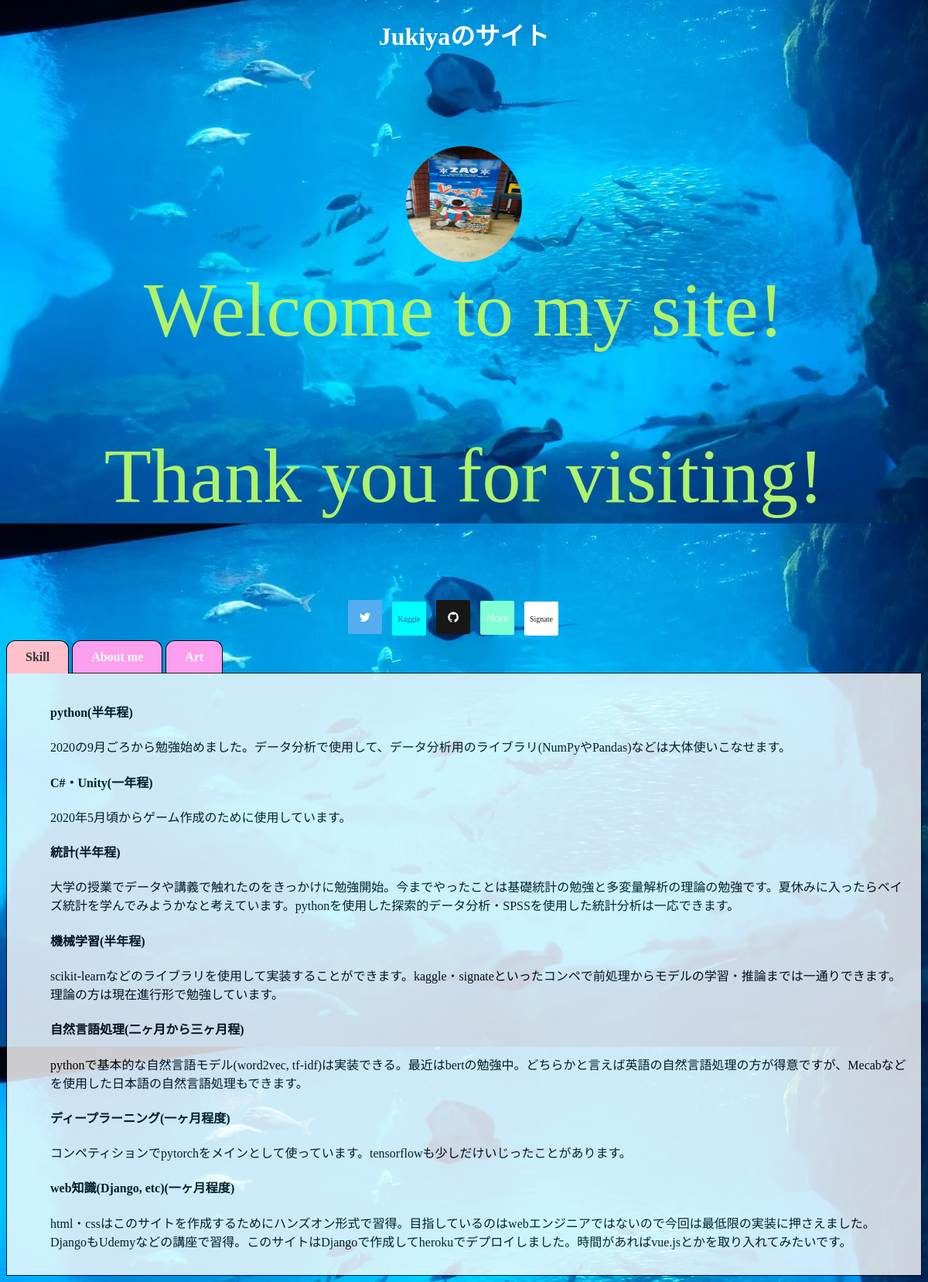
The page / on the database its author committed.
### tmpapp/models.py (models this page shows, shortened)
class ImageModel(models.Model):
    background_image = models.ImageField(upload_to="img/upload")
    description = models.TextField(
        max_length=200, default="This is my favorite photo")
    profile_image = models.ImageField(upload_to="img/upload", blank=True)
    twitter = models.CharField(max_length=100, blank=True)
    github = models.CharField(max_length=100, blank=True)
    kaggle = models.CharField(max_length=100, blank=True)
    signate = models.CharField(max_length=100, blank=True)
    note = models.CharField(max_length=100, blank=True)

class SkillModel(models.Model):
    language = models.CharField(max_length=20, blank=True)
    period = models.CharField(
        max_length=20, blank=True, choices=period_choice)
    description = models.TextField(max_length=1000, blank=True)

### tmpapp/views.py (the view)
# urls.py: path("", views.IndexView.as_view(), name="index"),
class IndexView(View):
    def get(self, request, *args, **kwargs):
        tmp_data = ImageModel.objects.all()
        skill_data = SkillModel.objects.all()
        about_data = MyScenarioModel.objects.all()
        art_data = ArtModel.objects.all()
        return render(request, "tmpapp/template.html",
                      {"tmp_data": tmp_data, "skill_data": skill_data,
                       "about_data": about_data, "art_data": art_data})

### tmpapp/templates/tmpapp/template.html (shortened to what this page needs)
<!DOCTYPE html>
{% load static %}
<html lang="en">
<head>
</head>
<body>
    <center>
        <h1><font color="white">Jukiyaのサイト</font></h1>
    </center>
    <link rel="stylesheet" type="text/css" href="{% static 'css/style.css' %}">
    <div class="profile">
        <center>
            <img src="/media/img/upload/my_profile.jpg" , alt="profile" , width="150" , height="150">
        </center>
    </div>
    <div class="comment">
        <center>
            {% for data in tmp_data %}
            <p>{{data.description}}</p>
            {% endfor %}
        </center>
    </div>
    <link rel="stylesheet" href="https://maxcdn.bootstrapcdn.com/font-awesome/4.5.0/css/font-awesome.min.css">
    <link href="https://use.fontawesome.com/releases/v5.6.1/css/all.css" rel="stylesheet">
    <div class="account">
        <ul class="follow-me">
            {%for data in tmp_data %}
            <li><a href="{{data.twitter}}" , target="_blank"></a></li>
            <li><a href="{{data.kaggle}}" , target="_blank"></a></li>
            <li><a href="{{data.github}}" , target="_blank"></a></li>
            <li><a href="{{data.note}}" , target="_blank"></a></li>
            <li><a href="{{data.signate}}" , target="_blank"></a></li>
            {% endfor %}
        </ul>
    </div>
    <div class="tab_box">
        <input type="radio" name="tabset" id="tab1", checked="checked"><label for="tab1", class="tab">Skill</label>
        <input type="radio" name="tabset" id="tab2"><label for="tab2", class="tab">About me</label>
        <input type="radio" name="tabset" id="tab3"><label for="tab3" , class="tab">Art</label>
        <div class="tabcontent", id="skillcontent">
            <ul>
                {% for skill in skill_data %}
                <h4><li>{{skill.language}}({{skill.period}})</li></h4>
                <p>{{skill.description}}</p>
                {% endfor %}
            </ul>
        </div>
    </div>
</body>
</html>

### tmpapp/static/css/style.css (style rules this page uses)
body { background-image: url("/media/img/upload/my_favorite_photo.jpg"); background-size: 100% auto; background-repeat: repeat-y; }
.profile img { position: relative; top: 100px; border-radius: 70%; }
.comment p { color: rgb(175, 242, 108); font-size: 100px; top: 100px; animation: fadeIn 3s ease 0s 1 normal; }
.follow-me { overflow: hidden; text-align: center; margin: 0 auto; }
.follow-me li { display: inline-block; margin: 2px 5px 5px 2px; padding: 1px; }
.follow-me li a::before { -webkit-border-radius: 2px; border-radius: 2px; width: 100%; color: #fff; display: inline-block; font-family: FontAwesome; font-size: 16px; height: 44px; line-height: 44px; -webkit-transition: all 0.3s ease; transition: all 0.3s ease; text-align: center; width: 44px; }
.follow-me li a[href*="github.com"]::before { background-color: #181717; content: "\f09b"; }
.follow-me li a[href*="twitter.com"]::before { background-color: #55acee; content: "\f099"; }
.follow-me li a[href*="note.com"]::before { background-color: aquamarine; content: "Note"; font-size: 15px; color: rgb(245, 245, 245); }
.follow-me li a[href*="kaggle.com"]::before { background-color: aqua; content: "Kaggle"; font-size: 10px; color: #3b5998; }
.follow-me li a[href*="signate.jp"]::before { background-color: #fff; content: "Signate"; font-size: 10px; color: #181717; }
.tab { display: inline-block; border-width: 1px 1px 0px 1px; border-style: solid; border-color: black; border-radius: 0.75em 0.75em 0px 0px; padding: 0.75em 1.5em; margin: 0 auto; font-weight: bold; color: white; background-color: #fc9fee; position: relative; }
input:checked + .tab { color: rgb(52, 52, 52); background-color: pink; }
.tabcontent { display: none; border: 1px solid black; padding: 1em 1em; background-color: white; }
#tab1:checked ~ #skillcontent { display: block; }
input:checked + .tab { z-index: 10; position: relative; }
.tabcontent { margin-top: -1px; z-index: 0; position: relative; opacity: 0.8; }
.tabcontent ul { list-style: none; }

### rows shown on the page
ImageModel: description "Welcome to my site!"
ImageModel: description "Thank you for visiting!"
SkillModel: language "python", period "半年程", description "2020の9月ごろから勉強始めました。データ分析で使用して、データ分析用のライブラリ(NumPyやPandas)などは大体使いこなせます。"
SkillModel: language "C#・Unity", period "一年程", description "2020年5月頃からゲーム作成のために使用しています。"
SkillModel: language "統計", period "半年程", description "大学の授業でデータや講義で触れたのをきっかけに勉強開始。今までやったことは基礎統計の勉強と多変量解析の理論の勉強です。夏休みに入ったらベイズ統計を学んでみようかなと考えています。pythonを使用した探索的データ分析・SPSSを使用した統計分析は一応できます。"
SkillModel: language "機械学習", period "半年程", description "scikit-learnなどのライブラリを使用して実装することができます。kaggle・signateといったコンペで前処理からモデルの学習・推論までは一通りできます。理論の方は現在進行形で勉強しています。"
SkillModel: language "自然言語処理", period "二ヶ月から三ヶ月程", description "pythonで基本的な自然言語モデル(word2vec, tf-idf)は実装できる。最近はbertの勉強中。どちらかと言えば英語の自然言語処理の方が得意ですが、Mecabなどを使用した日本語の自然言語処理もできます。"
SkillModel: language "ディープラーニング", period "一ヶ月程度", description "コンペティションでpytorchをメインとして使っています。tensorflowも少しだけいじったことがあります。"
SkillModel: language "web知識(Django, etc)", period "一ヶ月程度", description "html・cssはこのサイトを作成するためにハンズオン形式で習得。目指しているのはwebエンジニアではないので今回は最低限の実装に押さえました。DjangoもUdemyなどの講座で習得。このサイトはDjangoで作成してherokuでデプロイしました。時間があればvue.jsとかを取り入れてみたいです。"
